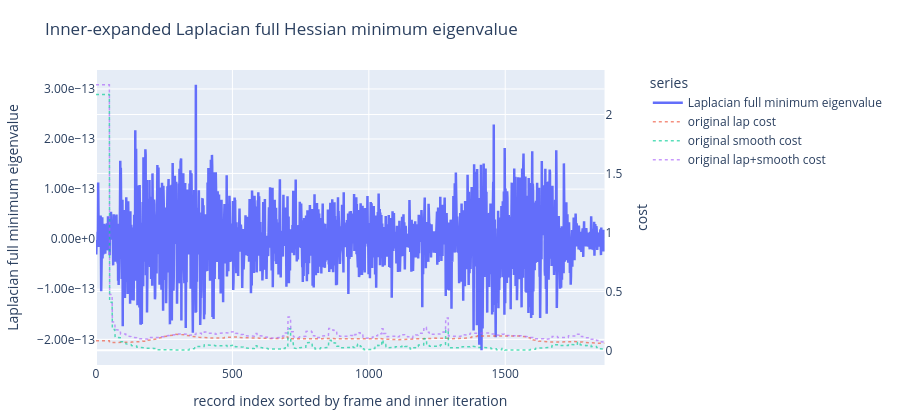
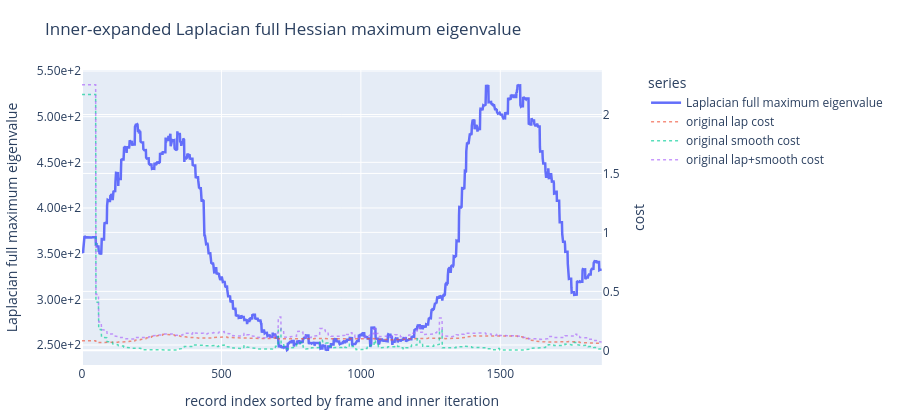

The notebook cell these images were saved under, in order:
### Markdown cell above
## Inner-Iteration Hessian Eigenvalues With Costs

Uses every raw Hessian component matrix record, sorted by `(frame, inner_iter)`. This section is controlled by `PLOT_INNER`.

### Code cell
if PLOT_INNER:
    if hessian_frames.size == 0:
        raise ValueError("No Hessian inner-iteration records are available.")

    inner_order = np.lexsort((hessian_inner_iters, hessian_frames))
    ordered_frames = hessian_frames[inner_order]
    ordered_inner_iters = hessian_inner_iters[inner_order]
    inner_x = np.arange(inner_order.size)
    inner_customdata = np.column_stack([ordered_frames, ordered_inner_iters])

    print(f"inner-iteration Hessian records: {inner_order.size}")
    print(f"frame range: {int(ordered_frames.min())}..{int(ordered_frames.max())}")
    print(f"inner iteration range: {int(ordered_inner_iters.min())}..{int(ordered_inner_iters.max())}")

    plot_hessian_metric_grid(
        spectra=inner_hessian_spectra,
        x=inner_x,
        title_prefix="Inner-expanded",
        x_label="record index sorted by frame and inner iteration",
        cost_series=cost_series,
        value_indexer=inner_order,
        cost_indexer=ordered_frames,
        customdata=inner_customdata,
    )
else:
    print("PLOT_INNER is False; skipping inner-iteration Hessian plots.")

### Figure 1 — Plotly figure (JSON) as saved in the notebook; plotly's stock layout.template omitted (floating-point values rounded to 4 significant figures; data arrays with more than 128 entries replaced by an {"elided": "..."} marker saying what was removed)
{"data": [{"customdata": {"elided": "1865x2 int values"}, "hovertemplate": "record=%{x}<br>frame=%{customdata[0]}<br>inner_iter=%{customdata[1]}<br>Laplacian full minimum eigenvalue=%{y:.6e}<extra></extra>", "line": {"width": 2.5}, "mode": "lines", "name": "Laplacian full minimum eigenvalue", "type": "scatter", "x": {"elided": "1865 int values"}, "xaxis": "x", "y": {"elided": "1865 float values"}, "yaxis": "y"}, {"hovertemplate": "record index sorted by frame and inner iteration=%{x}<br>original lap cost=%{y:.6e}<extra></extra>", "line": {"dash": "dot", "width": 1.5}, "mode": "lines", "name": "original lap cost", "opacity": 0.65, "type": "scatter", "x": {"elided": "1865 int values"}, "xaxis": "x", "y": {"elided": "1865 float values"}, "yaxis": "y2"}, {"hovertemplate": "record index sorted by frame and inner iteration=%{x}<br>original smooth cost=%{y:.6e}<extra></extra>", "line": {"dash": "dot", "width": 1.5}, "mode": "lines", "name": "original smooth cost", "opacity": 0.65, "type": "scatter", "x": {"elided": "1865 int values"}, "xaxis": "x", "y": {"elided": "1865 float values"}, "yaxis": "y2"}, {"hovertemplate": "record index sorted by frame and inner iteration=%{x}<br>original lap+smooth cost=%{y:.6e}<extra></extra>", "line": {"dash": "dot", "width": 1.5}, "mode": "lines", "name": "original lap+smooth cost", "opacity": 0.65, "type": "scatter", "x": {"elided": "1865 int values"}, "xaxis": "x", "y": {"elided": "1865 float values"}, "yaxis": "y2"}], "layout": {"height": 420, "hovermode": "x unified", "legend": {"title": {"text": "series"}}, "margin": {"b": 55, "l": 70, "r": 70, "t": 70}, "title": {"text": "Inner-expanded Laplacian full Hessian minimum eigenvalue"}, "xaxis": {"anchor": "y", "domain": [0, 0.94], "title": {"text": "record index sorted by frame and inner iteration"}}, "yaxis": {"anchor": "x", "domain": [0, 1], "tickformat": ".2e", "title": {"text": "Laplacian full minimum eigenvalue"}, "type": "linear"}, "yaxis2": {"anchor": "x", "overlaying": "y", "side": "right", "title": {"text": "cost"}}}}

### Figure 2 — Plotly figure (JSON) as saved in the notebook; plotly's stock layout.template omitted (floating-point values rounded to 4 significant figures; data arrays with more than 128 entries replaced by an {"elided": "..."} marker saying what was removed)
{"data": [{"customdata": {"elided": "1865x2 int values"}, "hovertemplate": "record=%{x}<br>frame=%{customdata[0]}<br>inner_iter=%{customdata[1]}<br>Laplacian full maximum eigenvalue=%{y:.6e}<extra></extra>", "line": {"width": 2.5}, "mode": "lines", "name": "Laplacian full maximum eigenvalue", "type": "scatter", "x": {"elided": "1865 int values"}, "xaxis": "x", "y": {"elided": "1865 float values"}, "yaxis": "y"}, {"hovertemplate": "record index sorted by frame and inner iteration=%{x}<br>original lap cost=%{y:.6e}<extra></extra>", "line": {"dash": "dot", "width": 1.5}, "mode": "lines", "name": "original lap cost", "opacity": 0.65, "type": "scatter", "x": {"elided": "1865 int values"}, "xaxis": "x", "y": {"elided": "1865 float values"}, "yaxis": "y2"}, {"hovertemplate": "record index sorted by frame and inner iteration=%{x}<br>original smooth cost=%{y:.6e}<extra></extra>", "line": {"dash": "dot", "width": 1.5}, "mode": "lines", "name": "original smooth cost", "opacity": 0.65, "type": "scatter", "x": {"elided": "1865 int values"}, "xaxis": "x", "y": {"elided": "1865 float values"}, "yaxis": "y2"}, {"hovertemplate": "record index sorted by frame and inner iteration=%{x}<br>original lap+smooth cost=%{y:.6e}<extra></extra>", "line": {"dash": "dot", "width": 1.5}, "mode": "lines", "name": "original lap+smooth cost", "opacity": 0.65, "type": "scatter", "x": {"elided": "1865 int values"}, "xaxis": "x", "y": {"elided": "1865 float values"}, "yaxis": "y2"}], "layout": {"height": 420, "hovermode": "x unified", "legend": {"title": {"text": "series"}}, "margin": {"b": 55, "l": 70, "r": 70, "t": 70}, "title": {"text": "Inner-expanded Laplacian full Hessian maximum eigenvalue"}, "xaxis": {"anchor": "y", "domain": [0, 0.94], "title": {"text": "record index sorted by frame and inner iteration"}}, "yaxis": {"anchor": "x", "domain": [0, 1], "tickformat": ".2e", "title": {"text": "Laplacian full maximum eigenvalue"}, "type": "linear"}, "yaxis2": {"anchor": "x", "overlaying": "y", "side": "right", "title": {"text": "cost"}}}}
